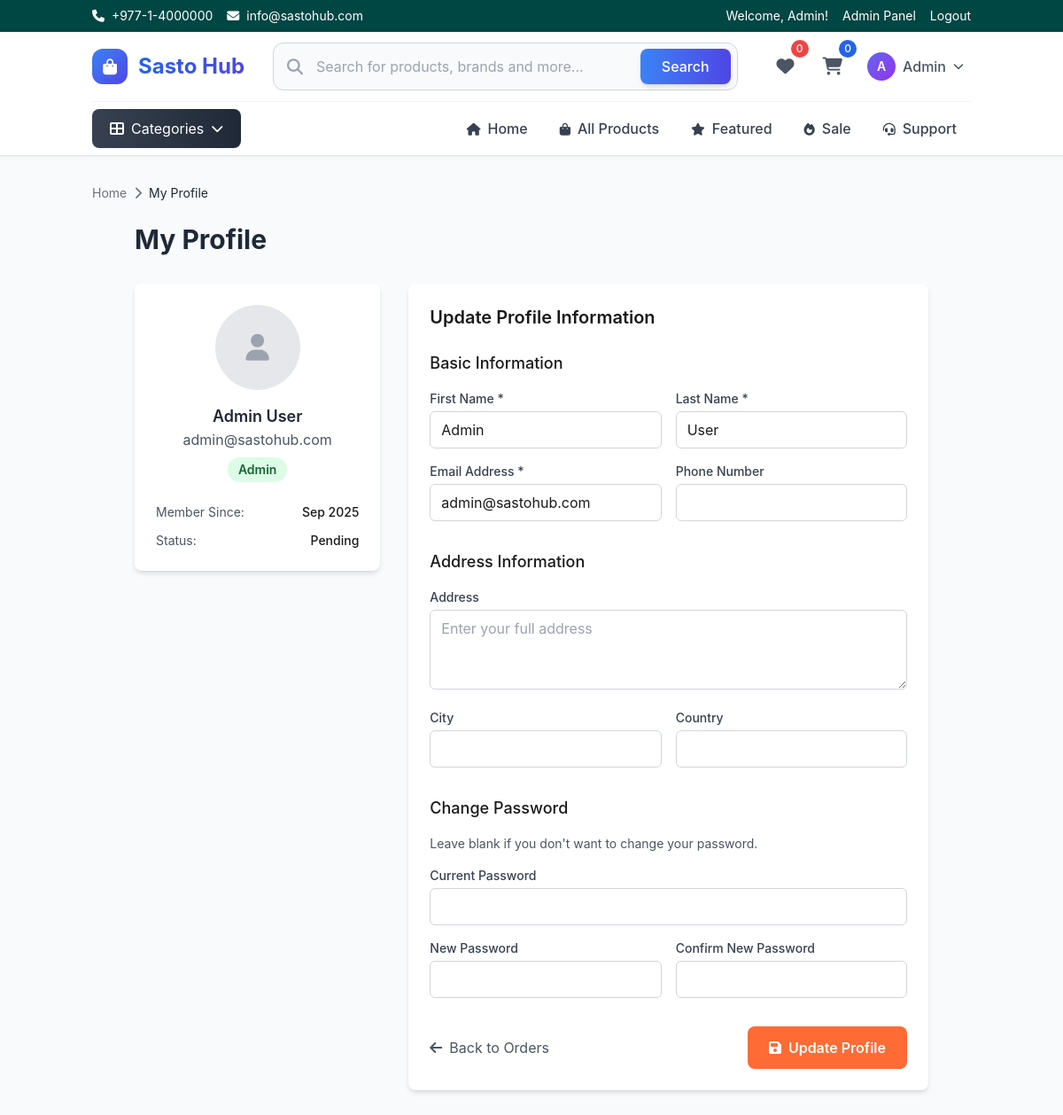
/?page=profile (signed in), run on the app's committed database.
### tables this page shows
CREATE TABLE users (
    id INT PRIMARY KEY AUTO_INCREMENT,
    username VARCHAR(50) UNIQUE NOT NULL,
    email VARCHAR(100) UNIQUE NOT NULL,
    password VARCHAR(255) NOT NULL,
    first_name VARCHAR(50) NOT NULL,
    last_name VARCHAR(50) NOT NULL,
    phone VARCHAR(20),
    address TEXT,
    city VARCHAR(50),
    country VARCHAR(50),
    user_type ENUM('customer', 'vendor', 'admin') DEFAULT 'customer',
    status ENUM('pending', 'active', 'inactive', 'rejected') DEFAULT 'pending',
    profile_image VARCHAR(255),
    created_at TIMESTAMP DEFAULT CURRENT_TIMESTAMP,
    updated_at TIMESTAMP DEFAULT CURRENT_TIMESTAMP ON UPDATE CURRENT_TIMESTAMP
);

### config/database.php (called while the page is built, shortened)
<?php
class Database {
    private $connection;
    public function __construct() {
        try {
            $dsn = "mysql:host=" . DB_HOST . ";dbname=" . DB_NAME . ";charset=" . DB_CHARSET;
            $this->connection = new PDO($dsn, DB_USER, DB_PASS);
            $this->connection->setAttribute(PDO::ATTR_ERRMODE, PDO::ERRMODE_EXCEPTION);
            $this->connection->setAttribute(PDO::ATTR_DEFAULT_FETCH_MODE, PDO::FETCH_ASSOC);
        } catch(PDOException $e) {
            die("Connection failed: " . $e->getMessage());
        }
    }
    public function query($sql, $params = []) {
        try {
            $stmt = $this->connection->prepare($sql);
            $stmt->execute($params);
            return $stmt;
        } catch(PDOException $e) {
            error_log("Database error: " . $e->getMessage());
            return false;
        }
    }
    public function fetchOne($sql, $params = []) {
        $stmt = $this->query($sql, $params);
        return $stmt ? $stmt->fetch() : false;
    }
}
$database = new Database();
?>

### pages/user/profile.php (the view, shortened to what this page needs)
<?php
global $database;
$user = $database->fetchOne("SELECT * FROM users WHERE id = ?", [$_SESSION['user_id']]);
?>
<div class="container mx-auto px-4 py-8">
    <nav class="text-sm breadcrumbs mb-6">
        <ol class="flex items-center space-x-2 text-gray-500">
            <li><a href="<?php echo SITE_URL; ?>" class="hover:text-primary">Home</a></li>
            <li><i class="fas fa-chevron-right"></i></li>
            <li class="text-gray-800">My Profile</li>
        </ol>
    </nav>
    <div class="max-w-4xl mx-auto">
        <div class="flex items-center justify-between mb-8">
            <h1 class="text-3xl font-bold text-gray-800">My Profile</h1>
        </div>
        <div class="grid grid-cols-1 lg:grid-cols-3 gap-8">
            <div class="lg:col-span-1">
                <div class="bg-white rounded-lg shadow-md p-6">
                    <div class="text-center mb-6">
                        <div class="w-24 h-24 mx-auto mb-4 bg-gray-200 rounded-full flex items-center justify-center">
                            <?php if ($user['profile_image']): ?>
                                <img src="<?php echo SITE_URL . $user['profile_image']; ?>"
                                     alt="Profile" class="w-24 h-24 rounded-full object-cover">
                            <?php else: ?>
                                <i class="fas fa-user text-gray-400 text-3xl"></i>
                            <?php endif; ?>
                        </div>
                        <h3 class="text-lg font-semibold text-gray-800">
                            <?php echo htmlspecialchars($user['first_name'] . ' ' . $user['last_name']); ?>
                        </h3>
                        <p class="text-gray-600"><?php echo htmlspecialchars($user['email']); ?></p>
                        <span class="inline-block mt-2 px-3 py-1 rounded-full text-sm font-semibold bg-green-100 text-green-800">
                            <?php echo ucfirst($user['user_type']); ?>
                        </span>
                    </div>
                    <div class="space-y-3 text-sm">
                        <div class="flex items-center justify-between">
                            <span class="text-gray-600">Member Since:</span>
                            <span class="font-medium"><?php echo date('M Y', strtotime($user['created_at'])); ?></span>
                        </div>
                        <div class="flex items-center justify-between">
                            <span class="text-gray-600">Status:</span>
                            <span class="font-medium capitalize"><?php echo $user['status']; ?></span>
                        </div>
                    </div>
                </div>
            </div>
            <div class="lg:col-span-2">
                <div class="bg-white rounded-lg shadow-md p-6">
                    <h2 class="text-xl font-semibold mb-6">Update Profile Information</h2>
                    <form method="POST" action="">
                        <div class="mb-8">
                            <h3 class="text-lg font-medium mb-4">Basic Information</h3>
                            <div class="grid grid-cols-1 md:grid-cols-2 gap-4">
                                <div>
                                    <label for="first_name" class="block text-sm font-medium text-gray-700 mb-1">First Name *</label>
                                    <input type="text" id="first_name" name="first_name" required
                                           value="<?php echo htmlspecialchars($user['first_name']); ?>"
                                           class="w-full px-3 py-2 border border-gray-300 rounded-md focus:outline-none focus:ring-2 focus:ring-primary focus:border-transparent">
                                </div>
                                <div>
                                    <label for="last_name" class="block text-sm font-medium text-gray-700 mb-1">Last Name *</label>
                                    <input type="text" id="last_name" name="last_name" required
                                           value="<?php echo htmlspecialchars($user['last_name']); ?>"
                                           class="w-full px-3 py-2 border border-gray-300 rounded-md focus:outline-none focus:ring-2 focus:ring-primary focus:border-transparent">
                                </div>
                                <div>
                                    <label for="email" class="block text-sm font-medium text-gray-700 mb-1">Email Address *</label>
                                    <input type="email" id="email" name="email" required
                                           value="<?php echo htmlspecialchars($user['email']); ?>"
                                           class="w-full px-3 py-2 border border-gray-300 rounded-md focus:outline-none focus:ring-2 focus:ring-primary focus:border-transparent">
                                </div>
                                <div>
                                    <label for="phone" class="block text-sm font-medium text-gray-700 mb-1">Phone Number</label>
                                    <input type="tel" id="phone" name="phone"
                                           value="<?php echo htmlspecialchars($user['phone']); ?>"
                                           class="w-full px-3 py-2 border border-gray-300 rounded-md focus:outline-none focus:ring-2 focus:ring-primary focus:border-transparent">
                                </div>
                            </div>
                        </div>
                        <div class="mb-8">
                            <h3 class="text-lg font-medium mb-4">Address Information</h3>
                            <div class="space-y-4">
                                <div>
                                    <label for="address" class="block text-sm font-medium text-gray-700 mb-1">Address</label>
                                    <textarea id="address" name="address" rows="3"
                                              class="w-full px-3 py-2 border border-gray-300 rounded-md focus:outline-none focus:ring-2 focus:ring-primary focus:border-transparent"
                                              placeholder="Enter your full address"><?php echo htmlspecialchars($user['address']); ?></textarea>
                                </div>
                                <div class="grid grid-cols-1 md:grid-cols-2 gap-4">
                                    <div>
                                        <label for="city" class="block text-sm font-medium text-gray-700 mb-1">City</label>
                                        <input type="text" id="city" name="city"
                                               value="<?php echo htmlspecialchars($user['city']); ?>"
                                               class="w-full px-3 py-2 border border-gray-300 rounded-md focus:outline-none focus:ring-2 focus:ring-primary focus:border-transparent">
                                    </div>
                                    <div>
                                        <label for="country" class="block text-sm font-medium text-gray-700 mb-1">Country</label>
                                        <input type="text" id="country" name="country"
                                               value="<?php echo htmlspecialchars($user['country']); ?>"
                                               class="w-full px-3 py-2 border border-gray-300 rounded-md focus:outline-none focus:ring-2 focus:ring-primary focus:border-transparent">
                                    </div>
                                </div>
                            </div>
                        </div>
                        <div class="mb-8">
                            <h3 class="text-lg font-medium mb-4">Change Password</h3>
                            <p class="text-sm text-gray-600 mb-4">Leave blank if you don't want to change your password.</p>
                            <div class="space-y-4">
                                <div>
                                    <label for="current_password" class="block text-sm font-medium text-gray-700 mb-1">Current Password</label>
                                    <input type="password" id="current_password" name="current_password"
                                           class="w-full px-3 py-2 border border-gray-300 rounded-md focus:outline-none focus:ring-2 focus:ring-primary focus:border-transparent">
                                </div>
                                <div class="grid grid-cols-1 md:grid-cols-2 gap-4">
                                    <div>
                                        <label for="new_password" class="block text-sm font-medium text-gray-700 mb-1">New Password</label>
                                        <input type="password" id="new_password" name="new_password"
                                               class="w-full px-3 py-2 border border-gray-300 rounded-md focus:outline-none focus:ring-2 focus:ring-primary focus:border-transparent">
                                    </div>
                                    <div>
                                        <label for="confirm_password" class="block text-sm font-medium text-gray-700 mb-1">Confirm New Password</label>
                                        <input type="password" id="confirm_password" name="confirm_password"
                                               class="w-full px-3 py-2 border border-gray-300 rounded-md focus:outline-none focus:ring-2 focus:ring-primary focus:border-transparent">
                                    </div>
                                </div>
                            </div>
                        </div>
                        <div class="flex items-center justify-between">
                            <a href="?page=orders" class="text-gray-600 hover:text-primary">
                                <i class="fas fa-arrow-left mr-2"></i>Back to Orders
                            </a>
                            <button type="submit"
                                    class="bg-primary text-white px-6 py-3 rounded-lg font-semibold hover:bg-opacity-90 transition duration-200">
                                <i class="fas fa-save mr-2"></i>Update Profile
                            </button>
                        </div>
                    </form>
                </div>
            </div>
        </div>
    </div>
</div>

### assets/css/modern-ui.css (style rules this page uses)
body { font-family: -apple-system, BlinkMacSystemFont, "Segoe UI", Roboto, "Helvetica Neue", Arial, sans-serif; line-height: 1.6; color: #1a1a1a; }

### includes/footer.php (style rules this page uses)
* { transition: all 0.2s ease; }

### data on the page
users: first_name+last_name "Admin User", email "admin@sastohub.com", user_type "Admin", created_at "Sep 2025", status "Pending", first_name "Admin", last_name "User"

### other printed values
$_SESSION['first_name'] "Admin"
$cartCount "0"
substr($_SESSION['first_name'], 0, 1) "A"
